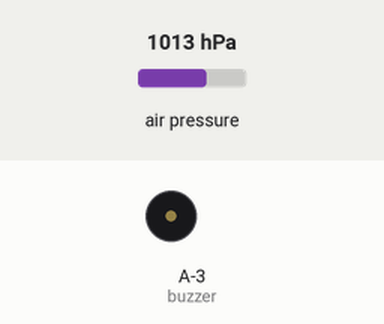
This sketch was run on a simulated ATtiny85, built with avr-gcc and run on an emulated ATtiny85. On the bench: buzzer (waves = sounding). The test bench sets the inputs (shaded band); at power-on: air pressure 1013 hPa.

Above: at 0.97 s.
1.3 s: air pressure set to 952 hPa
2.8 s: air pressure set to 975 hPa
At 3.9 s:
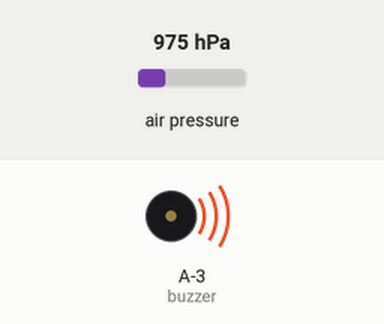
5.8 s: air pressure set to 1000 hPa
At 9.3 s:
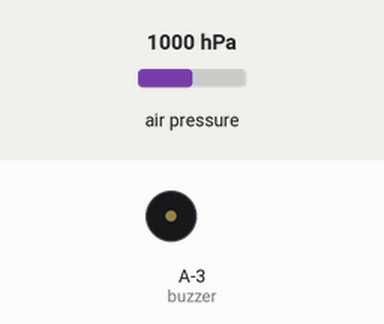
Timing chart, 0 to 10.8 s (numbered marks = the images above; inputs shaded):
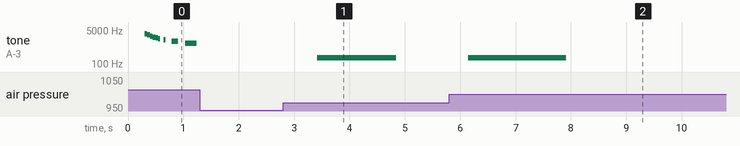

Measured:
- after the input at 1.3 s, tone on A-3 (buzzer): stays silent (without the input it goes to 860 Hz after 0.08 s)
- after the input at 2.8 s, tone on A-3 (buzzer): silent → 200 Hz after 0.62 s, → silent 1.4 s later
- after the input at 5.8 s, tone on A-3 (buzzer): silent → 200 Hz after 0.35 s, → silent 1.8 s later
- by itself, tone on A-3 (buzzer): plays 3256 Hz for 0.05 s, 2815 Hz for 0.05 s, 2486 Hz for 0.05 s, 2234 Hz for 0.05 s, 2035 Hz for 0.05 s, 1875 Hz for 0.04 s … (9 notes in this stretch)

The sketch:

vario_oled_basico_instruc_funciona_1a.ino
```cpp
#include "VoltageReference.h"
#include <Adafruit_BMP280.h>

VoltageReference vRef;
Adafruit_BMP280 bmp;

#define buzzer 11

boolean beep_on = true;
float pressurecorrecture = 0.0;

float vario = 0;
byte samples = 40;
byte maxsamples = 50;
float alt[51];
float tim[51];
float tempo = millis();
float N1 = 0;
float N2 = 0;
float N3 = 0;
float D1 = 0;
float D2 = 0;

float beep;
float Beep_period;

void setup() {
  Serial.begin(9600);
  vRef.begin();
  bmp.begin();
  pinMode(buzzer, OUTPUT);
}

void loop() {
    float Altitude = bmp.readAltitude(1013.25 + pressurecorrecture);

    VarioMSCalculation();

    if (beep_on){
      VarioBeep(0.2,-5.0);
    }

    delay(39);
}

void VarioMSCalculation(){
  tempo = millis();
  N1 = 0;
  N2 = 0;
  N3 = 0;
  D1 = 0;
  D2 = 0;

  vario = 0;

  for(int cc=1; cc<=maxsamples; cc++) {
    alt[(cc-1)] = alt[cc];
    tim[(cc-1)] = tim[cc];
  }
  alt[maxsamples] = bmp.readAltitude();
  tim[maxsamples] = tempo;
  float stime = tim[maxsamples-samples];

  for(int cc=(maxsamples-samples); cc<maxsamples; cc++) {
    N1+=(tim[cc]-stime)*alt[cc];
    N2+=(tim[cc]-stime);
    N3+=(alt[cc]);
    D1+=(tim[cc]-stime)*(tim[cc]-stime);
    D2+=(tim[cc]-stime);
  }

  vario = 1000*((samples*N1)-N2*N3)/(samples*D1-D2*D2);
}

void VarioBeep(float TreshUp, float TreshDown){
    if ((tempo - beep) > Beep_period + 100) {
        beep = tempo;
        if (vario > TreshUp && vario < 15) {
          Beep_period = 400-(vario*80);
          tone(buzzer, (500 + (250 * vario)), abs(Beep_period));
        }
        else if (vario < TreshDown) {
          Beep_period = 200;
          tone(buzzer, 200, 400);
        }
    }
}
```

SBB_CLICK.cpp
```cpp
/*
 * SBB_CLICK.cpp
 *
 * SBB_CLICK - библиотека для реализации события при долгом удержании кнопки в течении заданного количества секунд.  Для проекта MicroSB.ru
 *
 * Февраль 2016.
 */

#ifndef SBB_CLICK_cpp
#define SBB_CLICK_cpp
#include "SBB_CLICK.h"

// конструктор - вызывается всегда при создании экземпляра класса SBB_CLICK
// 1 параметр: номер пона кнопки
// 2 параметр - количество секунд
SBB_CLICK::SBB_CLICK(byte _P, byte _S)
{
	this->_Pin = _P; // пин кнопки
	this->_Sek = _S; // количество секунд
	this->_ButtomStatus = 0; // статус кнопки
	this->_EventTimeStart = 0; // время начала нажатия кнопки
	this->_EventTimeStop = 0; // общее время нажатия кнопки
}

// Функция нажатия кнопки
int SBB_CLICK::click()
{
  // Если кнопка нажата и при этом статус кнопки пустой (0)
  if(digitalRead(this->_Pin)==HIGH && !this->_ButtomStatus)
  {
    // Проверяем что время нажатия на кнопку отстуствует и задаём его
    if(!this->_EventTimeStart)
    {
      this->_EventTimeStart=millis(); // время начала нажатия кнопки
    }

    // Проверяем чтобы время нажатия кнопки было
    if(this->_EventTimeStart)
    {
      this->_EventTimeStop=millis(); // считаем общее время нажатия кнопки
    }

    // Условие выполняется (кнопка нажата более 2 секунд)
    if(this->_EventTimeStop - this->_EventTimeStart>this->_Sek*1000)
    {
      _ButtomStatus = 1; // Изменяем статус кнопки, чтобы повторно не возвращать результат
	  return 1; // условие выполнелось, возвращаем результат 1
    }
  }
	return 0;
}

// Функция отпускания кнопки
// Обязательное условие - ставить её после вызова click()
void SBB_CLICK::release()
{
	// ничего не делаем - просто для условия, которе выполнялось в методе click
  if(digitalRead(this->_Pin)==HIGH && !this->_ButtomStatus)
  {}
  // если кнопка выключена и статус кнопки 1
  else if(digitalRead(this->_Pin)==LOW && this->_ButtomStatus)
  {
    // Обнуляем статус кнопки
    this->_ButtomStatus = 0;
  }
  else
  {
    // если время нажатия кнопки менее 2 сек (по - умолчанию, а вообще это время задаётся в конструкторе), то обнуляем значения
    if(this->_EventTimeStart)
    {
      this->_EventTimeStart = 0; // обнуляем время начала нажатия кнопки
      this->_EventTimeStop = 0; // обнуляем общее время нажатия кнопки
    }
  }
}


#endif // #ifndef SBB_CLICK_cpp
```

SBB_CLICK.h
```cpp
/*
 * SBB_CLICK.h
 *
 * SBB_CLICK - библиотека для реализации события при долгом удержании кнопки в течении заданного количества секунд.  Для проекта MicroSB.ru
 *
 * Февраль 2016.
 */

#ifndef SBB_CLICK_h
#define SBB_CLICK_h

#if defined(ARDUINO) && ARDUINO >= 100
  #include "Arduino.h"
#else
  #include "WProgram.h"
#endif

class SBB_CLICK
{
	// Публичные переменные
	public:
		SBB_CLICK(byte _P, byte _S); // Конструктор класса
		int click(); // Функция нажатия кнопки
		void release(); // Функция отпускания кнопки

	// Приватные переменные
	private:
		byte _Pin; // пин кнопки
		byte _Sek; // количество секунд
		byte _ButtomStatus; // статус кнопки
		unsigned long _EventTimeStart; // время начала нажатия кнопки
		unsigned long _EventTimeStop; // общее время нажатия кнопки
};

#endif // #ifndef SBB_CLICK
```

VoltageReference.cpp
```cpp
// (licence header left out)
#include "Arduino.h"
#include "VoltageReference.h"

void VoltageReference::begin(uint32_t calibration) {
	VoltageReference::calibration = calibration;
}

void VoltageReference::begin(uint8_t hi, uint8_t mid, uint8_t low) {
	VoltageReference::calibration = mergeBytes(hi, mid, low);
	if (calibration == INVALID_REFERENCE_CALIBRATION)
		VoltageReference::calibration = DEFAULT_REFERENCE_CALIBRATION;
}

uint16_t VoltageReference::readInternalRef() {
	// Read 1.1V reference against Vcc
#if defined(__AVR_ATmega32U4__) || defined(__AVR_ATmega1280__) || defined(__AVR_ATmega2560__) || defined(__AVR_ATmega1284P__)
	ADMUX = _BV(REFS0) | _BV(MUX4) | _BV(MUX3) | _BV(MUX2) | _BV(MUX1);
#elif defined (__AVR_ATtiny24__) || defined(__AVR_ATtiny44__) || defined(__AVR_ATtiny84__)
	ADMUX = _BV(MUX5) | _BV(MUX0);
#elif defined (__AVR_ATtiny25__) || defined(__AVR_ATtiny45__) || defined(__AVR_ATtiny85__)
	ADMUX = _BV(MUX3) | _BV(MUX2);
#else
	ADMUX = _BV(REFS0) | _BV(MUX3) | _BV(MUX2) | _BV(MUX1);
#endif

	delay(2); // Wait for Vref to settle
	ADCSRA |= _BV(ADSC); // Start conversion
	while (bit_is_set(ADCSRA, ADSC)); // measuring
	uint8_t low = ADCL; // must read ADCL first - it then locks ADCH
	uint8_t high = ADCH; // unlocks both
	return (high << 8) | low; // raw bandgap value;
}

uint16_t VoltageReference::readVcc() {
	return calibration / readInternalRef();
}

uint16_t VoltageReference::internalValue() {
	return (calibration + (ANALOG_MAX_VALUE / 2)) / ANALOG_MAX_VALUE;
}


uint32_t VoltageReference::calibrate(uint16_t milliVolts) {
	return ((uint32_t) milliVolts * readInternalRef());
}
```

VoltageReference.h
```cpp
// (licence header left out)
#ifndef VOLTAGE_REFERENCE_H_
#define VOLTAGE_REFERENCE_H_

#include "Arduino.h"

#define ANALOG_MAX_VALUE 0x3FF
#define DEFAULT_REFERENCE_CALIBRATION 1126400L
#define INVALID_REFERENCE_CALIBRATION 0xFFFFFFL

#define getHiByte(calibration) (calibration >> 16)
#define getMidByte(calibration) (calibration >> 8)
#define getLowByte(calibration) (calibration & 0xFF)
#define mergeBytes(hi, mid, low) ((((long)hi) << 16) | ((mid << 8) | ((low & 0xFF) & 0xFFFF)))

class VoltageReference {
	private:
		uint32_t calibration;

		/**
		 * Reads the internal voltage reference against Vcc
		 */
		uint16_t readInternalRef();
	public:

		/**
		 * Initializes the library by setting the calibration value for the 1.1V reference
		 * either to the provided value or to its default
		 */
		void begin(uint32_t reference = DEFAULT_REFERENCE_CALIBRATION);

		/**
		 * Initializes the library by setting the calibration value for the 1.1V reference
		 * from a three bytes representation
		 */
		void begin(uint8_t hi, uint8_t mid, uint8_t low);

		/**
		 * Reads the input voltage value applying any necessary calibration
		 */
		uint16_t readVcc();

		/**
		 * Returns the calibration value to be used for the specified input voltage
		 */
		uint32_t calibrate(uint16_t milliVolt);

		/**
		 * The calibrated internal reference voltage
		 */
		uint16_t internalValue();

};
#endif // VOLTAGE_REFERENCE_H_
```
